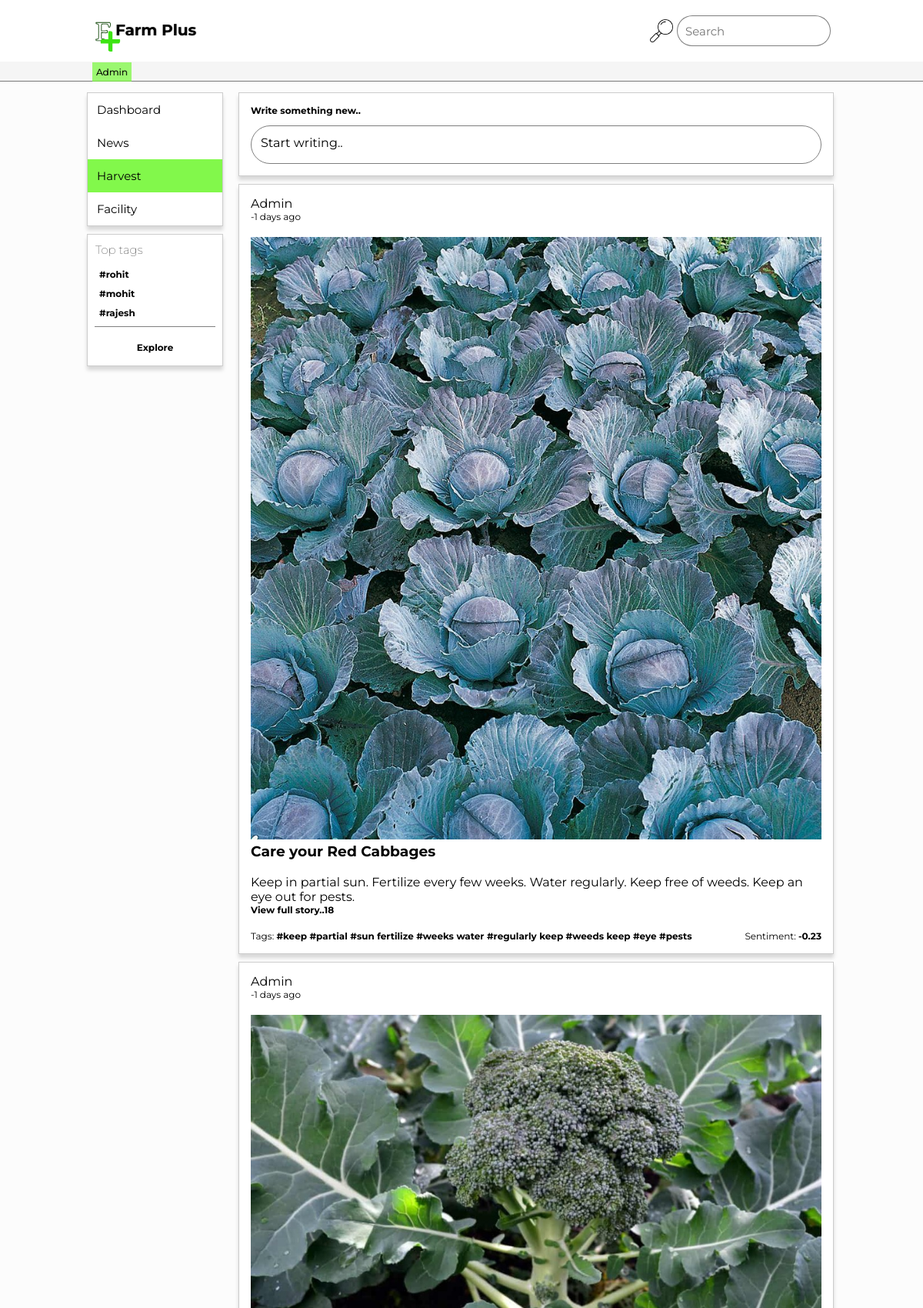
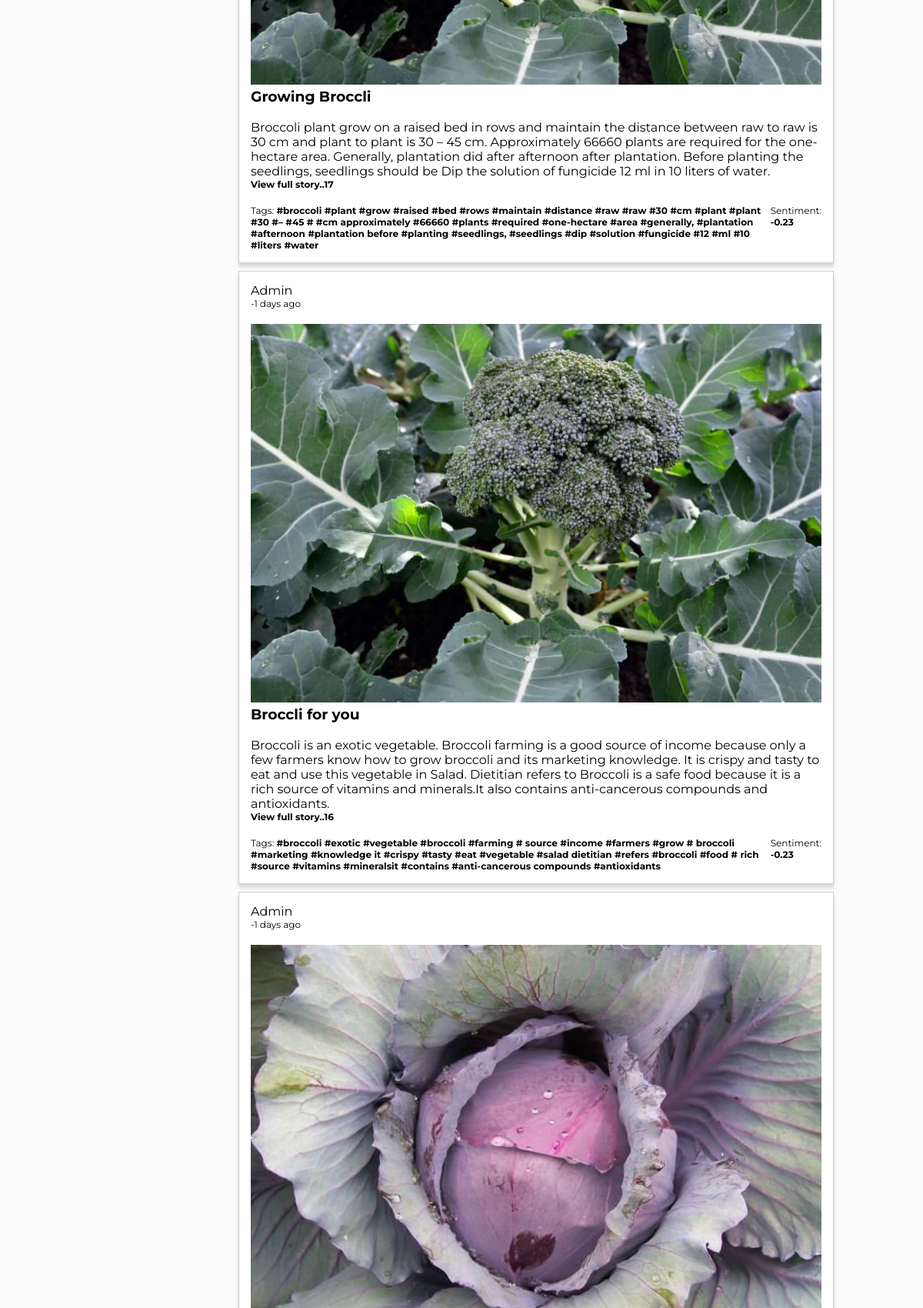
Page /aharvest (upper part) on the committed database (2 pictures, top to bottom).
### __init__.py (models this page shows, shortened)
class Harvest(db.Model):
    id=db.Column('harid',db.Integer,primary_key=True)
    img=db.Column('harimg',db.String(100),nullable=True)
    title=db.Column('hartitle',db.String(150),nullable=False)
    content=db.Column('harcontent',db.String(1000),nullable=False)
    time=db.Column('hartime',db.String(50),nullable=False)
    tag=db.Column('hartag',db.String(100),nullable=True)

### __init__.py (the view, shortened to what this page needs)
@app.route('/aharvest',methods=['GET','POST'])
def aharvest():
    img=None
    harvests=Harvest.query.all()
    revharvests=(harvests[::-1])
    time_list=getTimeList(revharvests)
    return render_template('aharvest.html', harvests=revharvests,time_list=time_list)

### __init__.py (called while the page is built)
def getTimeList(revstories):
    time_list=[]
    U=[' days',' months',' years',' hours',' minutes',' seconds']
    for story in revstories:
        pasttime=story.time
        ctime=datetime.now().strftime("%d-%m-%y-%H-%M-%S")
        t1=[int(x) for x in pasttime.split('-')]
        t2=[int(x) for x in ctime.split('-')]
        for i in range(6):
            if not t1[i]==t2[i]:
                time_list.append(str(t2[i]-t1[i])+U[i]+' ago')
                break
            if i==5:
                time_list.append('Just now')
    return time_list

### templates/aharvest.html (shortened to what this page needs)
{% extends 'admin.html' %}
{% block dashboard %}
<div class="card">
    <ul>
        <li><a href="/adash">Dashboard</a></li>
        <li><a href="/anews">News</a></li>
        <li><a class="active" href="/aharvest">Harvest</a></li>
        <li><a href="/afacilities">Facility</a></li>
    </ul>
</div>
{% endblock %}
{% block right %}
<div class="rightcontainer">
    <div class="card">
        <div><span>Write something new..</span></div>
        <a id="newStory" href="#">Start writing..</a>
    </div>
    {% if harvests and time_list %}
    {% for n,time_t in harvests|zip(time_list) %}
    <div class="card">
        Admin <div>{{time_t}}</div><br>
        {% if n.img %}
        <img id="storyImg" src="{{ url_for('static',filename='uploads/'+n.img) }}" alt="">
        {% endif %}
        <br>
        <h3>{{n.title}}</h3>
        <br>
        {{n.content}}<br>
        <div onclick="viewFullStory()" id="fullStory"><span>View full story..{{n.id}}</span></div>
        <br>
        <div class="cardsentiment">
            <div>
                {% if n.tag %}
                Tags:
                <span id="tag">{{n.tag}}</span>
                {% else %}
                All stopwords
                {% endif %}
            </div>
            <div>
                Sentiment:
                <span id="sentival">-0.23</span>
            </div>
        </div>
    </div>
    {% endfor %}
    {% endif %}
</div>
{% endblock %}

### static/styles/inapp4.css (style rules this page uses)
* { margin: 0; padding:0; box-sizing: border-box; font-family: 'Montserrat', sans-serif; cursor: default; }
body { background-color: rgba(230,230,230,.1); display: flex; }
.card { background-color: white; border: 1px solid; min-height: fit-content; overflow: hidden; border-color: rgba(0,0,0,0.2); box-shadow: 0 5px 5px rgba(0,0,0,0.15); }
.leftcontainer .card { width: 59%; margin-right: 10px; margin-bottom: 10px; }
.leftcontainer .card ul li { list-style: none; display: flex; width: 100%; }
.leftcontainer .card ul li a { color: black; text-decoration: none; width: 100%; padding: 12px; font-size: 15px; cursor: pointer; }
.leftcontainer .card ul li .active { background-color: rgba(117, 248, 56,.9); }
.rightcontainer { margin-top: 15vh; min-height: fit-content; display: flex; width: 75%; flex-direction: column; align-items: flex-start; }
.rightcontainer .card { width: 86%; margin-left: 10px; padding-top: 25px; padding-bottom: 10px; margin-bottom: 10px; padding: 15px; }
.rightcontainer .card div { font-size: 12px; }
.rightcontainer .card span { font-weight: bolder; }
.rightcontainer .card .cardsentiment { display: flex; justify-content: space-between; width: 100%; }
.rightcontainer .card #newStory { width: 100%; height: 50px; border: 1px solid rgba(0,0,0,0.5); border-radius: 25px; text-decoration: none; color: black; display: flex; padding: 12px; cursor: pointer; margin-top: 12px; }
.rightcontainer .card #fullStory span { cursor: pointer; }
.rightcontainer .card #storyImg { width: 100%; }

### rows in the picture
Harvest: time_t "-1 days ago", harimg (picture), title "Care your Red Cabbages", content "Keep in partial sun. Fertilize every few weeks. Water regularly. Keep free of weeds. Keep an eye out for pests.", id "18", tag "#keep #partial #sun fertilize #weeks water #regularly keep #weeds keep #eye #pests"
Harvest: time_t "-1 days ago", harimg (picture), title "Growing Broccli", content "Broccoli plant grow on a raised bed in rows and maintain the distance between raw to raw is 30 cm and plant to plant is 30 – 45 cm. Approximately 66660 plants are required for the one-hectare area. Generally, plantation did after afternoon after plantation. Before planting the seedlings, seedlings should be Dip the solution of fungicide 12 ml in 10 liters of water.", id "17", tag "#broccoli #plant #grow #raised #bed #rows #maintain #distance #raw #raw #30 #cm #plant #plant #30 #– #45 # #cm approximately #66660 #plants #required #one-hectare #area #generally, #plantation #afternoon #plantation before #planting #seedlings, #seedlings #dip #solution #fungicide #12 #ml #10 #liters #water"
Harvest: time_t "-1 days ago", harimg (picture), title "Broccli for you", content "Broccoli is an exotic vegetable. Broccoli farming is a good source of income because only a few farmers know how to grow broccoli and its marketing knowledge. It is crispy and tasty to eat and use this vegetable in Salad. Dietitian refers to Broccoli is a safe food because it is a rich source of vitamins and minerals.It also contains anti-cancerous compounds and antioxidants.", id "16", tag "#broccoli #exotic #vegetable #broccoli #farming # source #income #farmers #grow # broccoli #marketing #knowledge it #crispy #tasty #eat #vegetable #salad dietitian #refers #broccoli #food # rich #source #vitamins #mineralsit #contains #anti-cancerous compounds #antioxidants"
Harvest: time_t "-1 days ago", harimg (picture)
